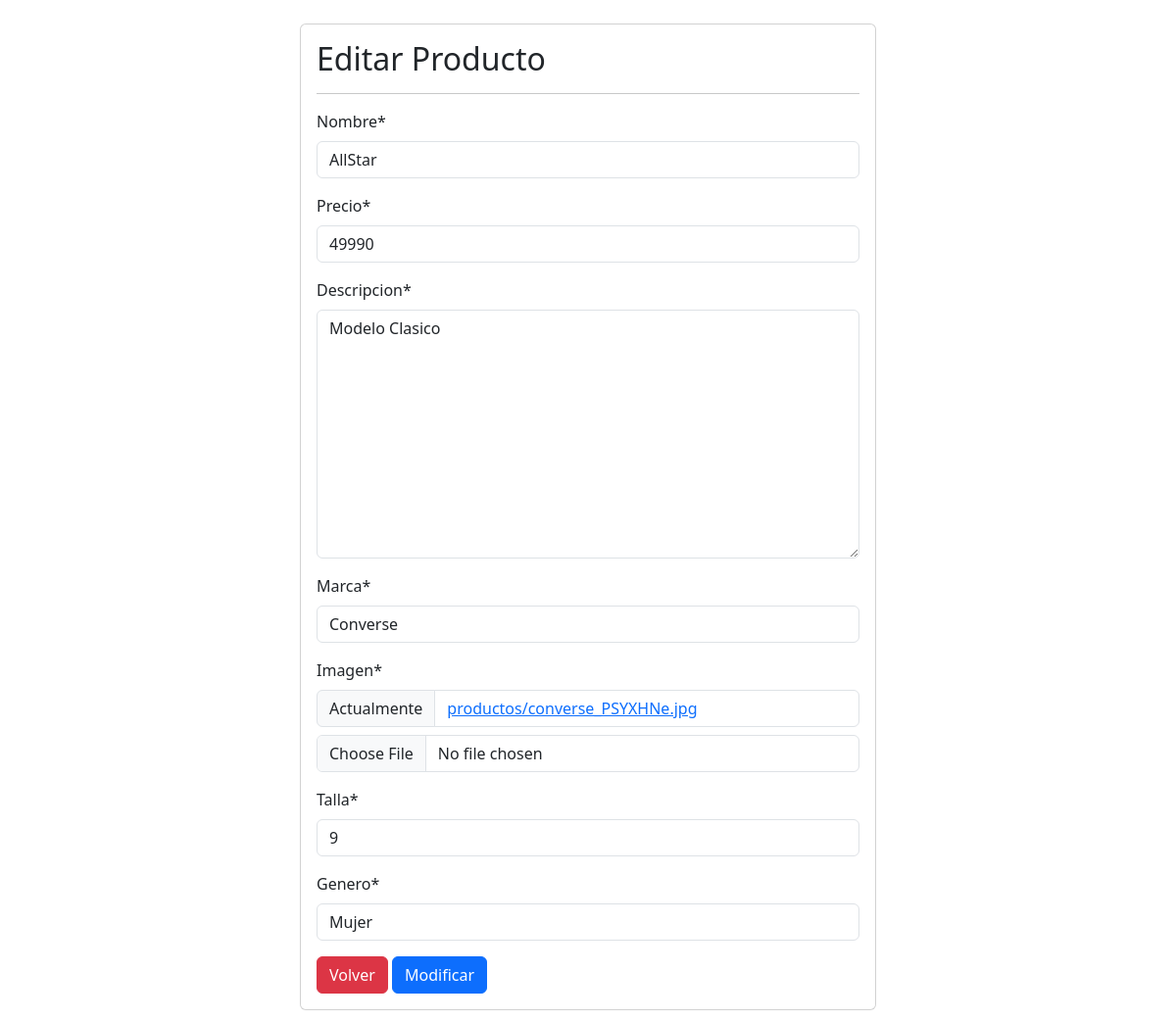
Page /modificar/3/ (signed in) on the committed database.
### thebrickApp/models.py (models this page shows, shortened)
class Producto(models.Model):
    nombre = models.CharField(max_length=60)
    precio = models.IntegerField()
    descripcion = models.TextField()
    marca = models.CharField(max_length=60)
    imagen = models.ImageField(upload_to="productos",null=True)
    talla = models.IntegerField()
    genero = models.CharField(max_length=60)

### thebrickApp/views.py (the view, shortened to what this page needs)
# urls.py: path('modificar/<id>/',views.modificar,name="modificar"),
@login_required
def modificar(request, id):
    producto = get_object_or_404(Producto, id=id)
    data = {
        'form' : ProductoForm(instance=producto)
    }
    return render(request,'producto/modificar.html',data)

### thebrickApp/forms.py
class ProductoForm(forms.ModelForm):
    class Meta:
        model = Producto
        fields = '__all__'

### thebrickApp/context_processor.py (called while the page is built)
def total_carrito(request):
    total = 0
    if request.user.is_authenticated:
        if "carrito" in request.session.keys():
            for key, value in request.session["carrito"].items():
                total += int(value["acumulado"])
    return {"total_carrito": total}

### thebrickApp/templates/producto/modificar.html (shortened to what this page needs)
{% load static %}
<!DOCTYPE html>
<html lang="en">
<head>
    <link href="{% static 'css/bootstrap.min.css' %}" rel="stylesheet" >
    <link rel="stylesheet" href="https://cdn.jsdelivr.net/npm/bootstrap-icons@1.10.5/font/bootstrap-icons.css">
</head>
{% load crispy_forms_tags %}
    <body>
        <br>
        <div class="row">
            <div class="col-12 col-md-6 offset-md-3">
                <div class="card">
                        <div class="card-body">
                        <h2>Editar Producto</h2>
                        <hr>
                        <form action="" method="post" enctype="multipart/form-data">
                            {{ form | crispy }}
                            <a href="{% url 'listar' %}" class="btn btn-danger">Volver</a>
                            <input type="submit" value="Modificar" class="btn btn-primary">
                        </form>
                    </div>
                </div>
            </div>
        </div>
        <br>
    </body>
</html>

### rows in the picture
Producto: nombre "AllStar", precio "49990", descripcion "Modelo Clasico", marca "Converse", talla "9", genero "Mujer"
